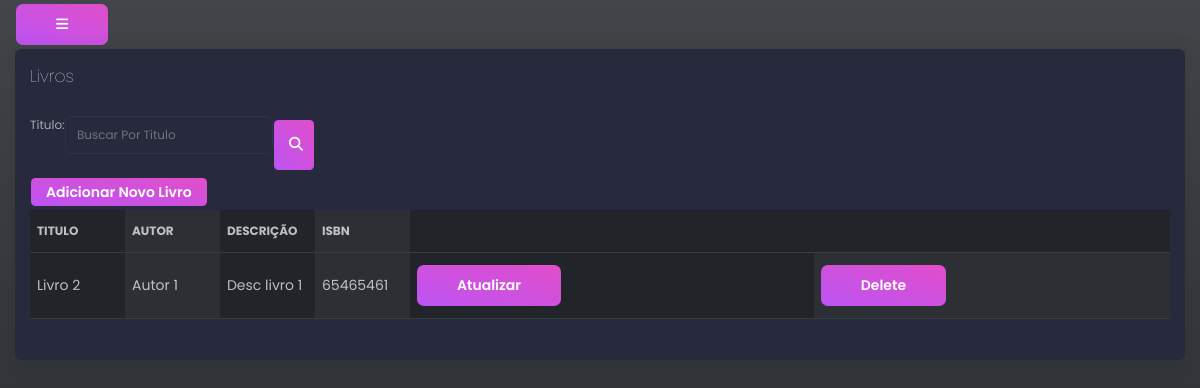
Before: /livros/listar_livros/ (signed in) with the older database file.
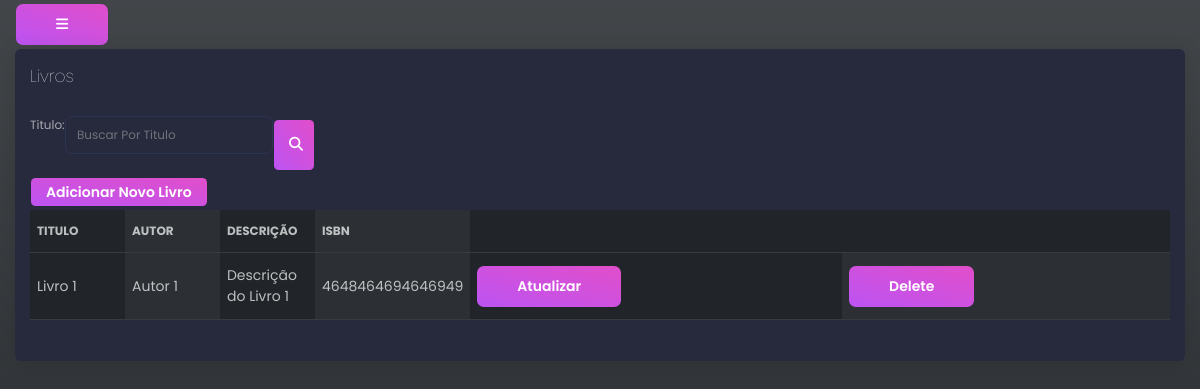
After: the same page with the newer database file.
### livro/models.py (models this page shows, shortened)
class livro(models.Model):
    titulo = models.CharField(max_length=30)
    autor = models.CharField(max_length=30)
    descricao = models.CharField(max_length=200)
    isbn = models.CharField(max_length=20,unique=True)
    esta_disponivel = models.BooleanField(default=True)

### livro/views.py (the view)
# urls.py: path('listar_livros/', views.listar_livros,name='listar_livros'),
@login_required(login_url="login")
def listar_livros(request,msg="",titulo_livro="sem_pesquisa"):
    try:
        if titulo_livro == "sem_pesquisa":
            livros = Livro.objects.all()
        else:
            livros = Livro.objects.filter(titulo__startswith=titulo_livro)
        conteudo_pesquisa_form = forms.BuscarLivroForm()
    except Exception as e:
        print(f"Excecao no listar_livros {e}")
    return render(request,"listar_livros.html",{'livros':livros ,'msg':msg,'conteudo_pesquisa_form':conteudo_pesquisa_form})

### livro/forms.py
class BuscarLivroForm(forms.Form):
    titulo = forms.CharField(widget=forms.TextInput(attrs={"placeholder": "Buscar Por Titulo","class": "form-control"}))

### livro/templates/listar_livros.html (shortened to what this page needs)
{% extends 'base.html' %}
{% block content %}
<div class="content">
            <div class="row">
                <div class="col-md-12">
                    <div class="card">
                        <div class="card-header">
                            <h4 class="card-title">Livros</h4>
                        </div>
                        <div class="card-body">
                            <div class="table-responsive">
                                <form method="POST" action="{% url 'livros:pesquisar_livro' %}" class="w-25 d-flex flex-row">
                                    {{ conteudo_pesquisa_form }}
                                    <button type="submit" class="btn btn-fill btn-primary btn-sm">
                                        <i class="fa-sharp fa-solid fa-magnifying-glass"></i>
                                    </button>
                                </form>
                                <td class="px-1"><a href="{% url 'livros:registrar_livro' %}" class="btn btn-fill btn-primary btn-sm">Adicionar Novo Livro</a></td>
                                <table class="table table-dark table-striped-columns">
                                    <thead>
                                        <tr>
                                            <th scope="col">Titulo</th>
                                            <th scope="col">Autor</th>
                                            <th scope="col">Descrição</th>
                                            <th scope="col">ISBN</th>
                                        </tr>
                                    </thead>
                                    <tbody>
                                        {% for livro in livros %}
                                        <tr>
                                            <td class="col-1">{{ livro.titulo }}</td>
                                            <td class="col-1">{{ livro.autor }}</td>
                                            <td class="col-1">{{ livro.descricao }}</td>
                                            <td class="col-1">{{ livro.isbn }}</td>
                                            {% if user.is_superuser %}
                                            <td><a type="submit" class="btn btn-fill btn-primary"  href="{% url 'livros:atualizar_livro' livro.id%}">Atualizar</a></td>
                                            <th><a type="submit" class="btn btn-fill btn-primary" onclick="return confirm('Deseja realmente Deletar?')" href="{% url 'livros:apagar_livro' livro.id %}">Delete</th>
                                            {% endif %}
                                        </tr>
                                        {% endfor %}
                                    </tbody>
                                </table>
                            </div>
                        </div>
                    </div>
{% endblock content %}

Changed rows visible on the page:
removed livro: titulo "Livro 2", autor "Autor 1", descricao "Desc livro 1", isbn "65465461"
added livro: titulo "Livro 1", autor "Autor 1", descricao "Descrição do Livro 1", isbn "4648464694646949"
